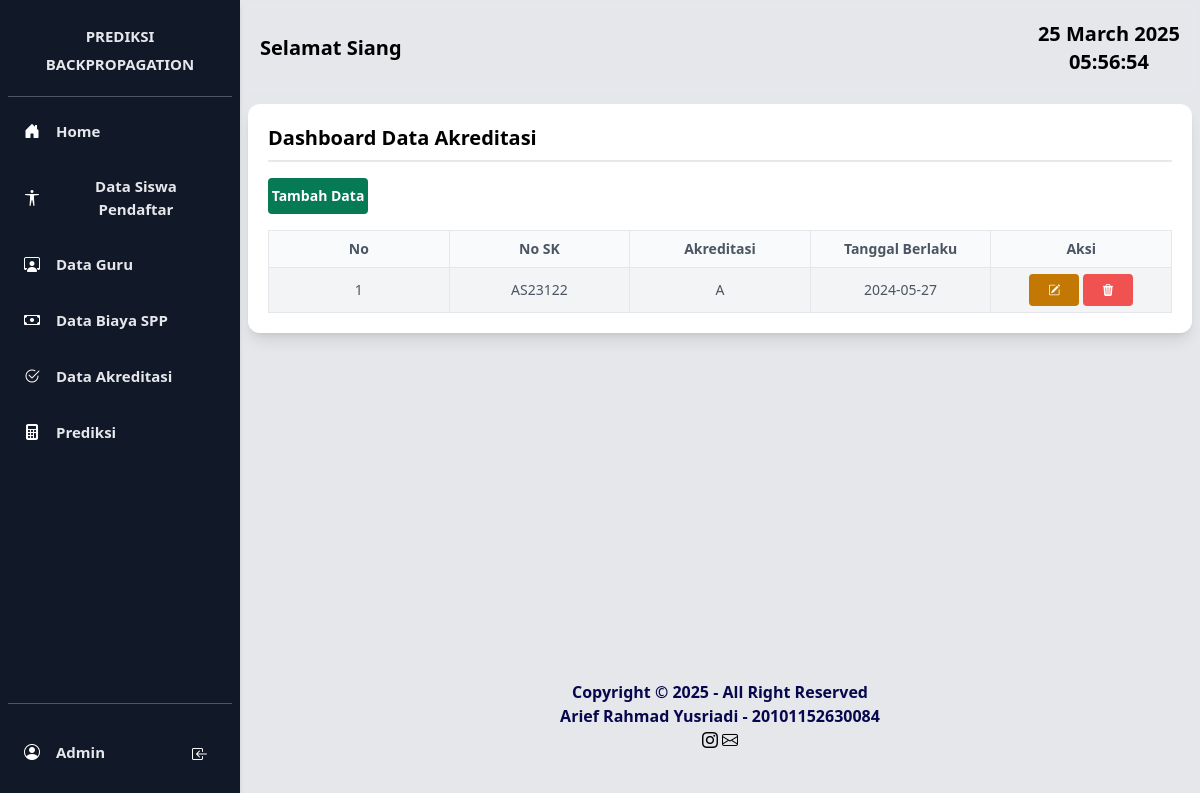
Page /?p=data_akreditasi (signed in) on the committed database.
### tables this page shows
CREATE TABLE IF NOT EXISTS `data_akreditasi` (
  `id` int NOT NULL AUTO_INCREMENT,
  `no_sk` varchar(50) DEFAULT NULL,
  `akreditasi` enum('A','B') DEFAULT NULL,
  `tgl_berlaku` date DEFAULT NULL,
  `tgl_input` timestamp NULL DEFAULT CURRENT_TIMESTAMP,
  PRIMARY KEY (`id`)
);

### apps/apis.php (called while the page is built, shortened)
<?php
$host = 'localhost';
$user = 'root';
$password = '';
$conn = mysqli_connect($host, $user, $password);
function getRecord($tabel, $field, $where): mysqli_result|bool
{
    global $conn;
    return mysqli_query($conn, "SELECT $field FROM $tabel $where");
}
function fetch($query){
    $data = mysqli_fetch_array($query);
    return $data;
}

### pages/data_akreditasi/view.php (the view)
<?php $user = $_SESSION['user']; ?>
<div class="rounded-xl p-5 bg-white shadow-lg">
    <h1 class="font-bold text-xl">Dashboard Data Akreditasi</h1>
    <div class="flex bg-gray-200 my-2 h-0.5 rounded"></div>
    <?php if ($user == 'Admin'): ?>
    <div class="flex flex-col w-[400px]">
        <button class="bg-green-600 inline-block py-2 my-2 w-[100px] text-center text-sm font-bold rounded text-white" onclick="window.location.href='./?p=data_akreditasi&a=add'">Tambah Data</button>
    </div>
    <?php endif ?>
    <div class="table pt-2 w-full">
        <table class="w-full border rounded">
            <thead>
                <tr class="bg-gray-50 border-b">
                    <th class="w-1/12 py-2 border-r text-sm font-bold text-gray-600">No</th>
                    <th class="w-1/12 py-2 border-r text-sm font-bold text-gray-600">No SK</th>
                    <th class="w-1/12 py-2 border-r text-sm font-bold text-gray-600">Akreditasi</th>
                    <th class="w-1/12 py-2 border-r text-sm font-bold text-gray-600">Tanggal Berlaku</th>
                    <?php if ($user == 'Admin'): ?>
                    <th class="w-1/12 py-2 border-r text-sm font-bold text-gray-600">Aksi</th>
                    <?php endif ?>
                </tr>
            </thead>
            <tbody>
                <?php
                $no = 1;
                $tabel = 'data_akreditasi';
                $field = '*';
                $where = '';
                $query = getRecord($tabel, $field, $where);
                if (mysqli_num_rows($query) == 0) {
                ?>
                <tr class="bg-gray-100 text-center border-b text-sm text-gray-600">
                    <td colspan="8" class="py-3 border-r">Tidak ada data</td>
                </tr>
                <?php
                } else {
                    while ($row = fetch($query)) {
                ?>
                <tr id="tr_<?= $row['id']; ?>" class="bg-gray-100 text-center border-b text-sm text-gray-600">
                    <td class="py-3 border-r"><?= $no++ ?></td>
                    <td class="py-3 border-r"><?= $row['no_sk'] ?></td>
                    <td class="py-3 border-r"><?= $row['akreditasi'] ?></td>
                    <td class="py-3 border-r"><?= $row['tgl_berlaku'] ?></td>
                    <?php if ($user == 'Admin'): ?>
                    <td>
                        <a href="./?p=data_akreditasi&a=edit&i=<?= $row['id'] ?>"
                            class="bg-yellow-500 w-[50px] py-2 inline-block text-white rounded hover:shadow-lg text-xs font-bold"><i class="bi bi-pencil-square"></i></a>
                        <button onclick="hapus('data_akreditasi', '<?= $row['id'] ?>')"
                            class="bg-red-500 w-[50px] py-2 inline-block text-white rounded hover:shadow-lg text-xs font-bold"><i class="bi bi-trash3-fill"></i></button>
                    </td>
                    <?php endif ?>
                </tr>
                <?php
                    }
                }
            ?>
            </tbody>
        </table>
    </div>
</div>

### rows in the picture
data_akreditasi: no_sk "AS23122", akreditasi "A", tgl_berlaku "2024-05-27"

### other values in the picture
$user "Admin"
$waktu "Siang"
